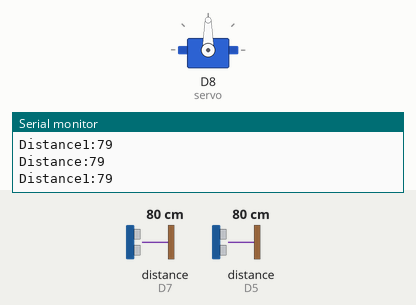
Bench run of a sketch on a simulated ESP8266 (NodeMCU). Shown: servo, the last lines printed to the serial monitor. Wiring (inferred from the names in the program): 2 × ultrasonic range finder: trigger D4, echo D5 / trigger D6, echo D7. The test bench sets the inputs (shaded band); at power-on: distance to the obstacle (sensors on D7, D5) 80 cm. The echo pulse lasts 58.3 µs per cm; WiFi joins after 1.5 s; servers stay silent unless stated.

Above: at 3.0 s.
3.1 s: distance to the obstacle (sensor on D7) set to 6 cm
4.6 s: distance to the obstacle (sensor on D7) set to 3 cm
At 5.9 s:
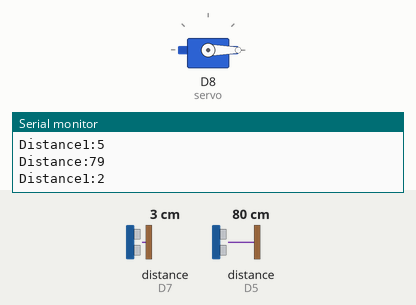
Timing chart, 0 to 7.6 s (numbered marks = the images above; inputs shaded):
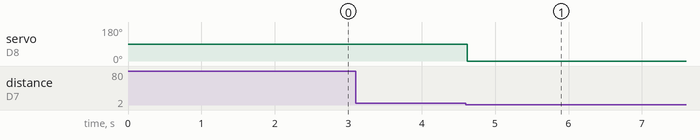

The sketch:

sketch_nov16a.ino
```cpp
#define BLYNK_TEMPLATE_ID           "TMPLSMilIpdm"
#define BLYNK_DEVICE_NAME           "Quickstart Device"
#define BLYNK_AUTH_TOKEN            "w0b1Lcg02uCzV1DWTKU0V-c4ezHaCTpQ"
// for ultrasonic and servo
#include<Servo.h>
#define trigPin D4
#define echoPin D5
#define trigPin1 D6
#define echoPin1 D7
long duration;
int distance;
long duration1;
int distance1;


// Comment this out to disable prints and save space
#define BLYNK_PRINT Serial


#include <ESP8266WiFi.h>
#include <BlynkSimpleEsp8266.h>
#include <Servo.h>

char auth[] = BLYNK_AUTH_TOKEN;

// Your WiFi credentials.
// Set password to "" for open networks.
char ssid[] = "realme 7";
char pass[] = "87654321";

Servo servo;

BLYNK_WRITE(V3)
{
  servo.write(param.asInt());
}

void setup()
{
  // Debug console
  Serial.begin(115200);

  Blynk.begin(auth, ssid, pass);
  // You can also specify server:
  //Blynk.begin(auth, ssid, pass, "blynk.cloud", 80);
  //Blynk.begin(auth, ssid, pass, IPAddress(192,168,1,100), 8080);
  pinMode(trigPin,OUTPUT);
  pinMode(echoPin,INPUT);
  pinMode(trigPin1,OUTPUT);
  pinMode(echoPin1,INPUT);
  Serial.begin(9600);
  servo.attach(15);//d8 pin
}

void loop()
{
  Blynk.run();
  digitalWrite(trigPin,LOW);
  delayMicroseconds(2);

  digitalWrite(trigPin,HIGH);
  delayMicroseconds(10);
  digitalWrite(trigPin,LOW);
    duration = pulseIn(echoPin,HIGH);

  digitalWrite(trigPin1,LOW);
  delayMicroseconds(2);

  digitalWrite(trigPin1,HIGH);
  delayMicroseconds(10);
  digitalWrite(trigPin1,LOW);
  duration1 = pulseIn(echoPin1,HIGH);

  distance = duration*0.034/2;
  Serial.print("Distance:");
  Serial.println(distance);
  delay(10);

  distance1 = duration1*0.034/2;
  Serial.print("Distance1:");
  Serial.println(distance1);
    delay(10);
  if (distance<=20&&distance1>3)
{
 servo.write(150);
}
if (distance1<=3)
{
    servo.write(0);
 delay(10000);

}
}
```

Measured:
- the behaviour switches between 5 and 4 cm on distance to the obstacle (sensor on D7) (found by bisection; images 0 and 1)
- after the input at 4.6 s, servo on D8 (servo): 90° → 0° at once
